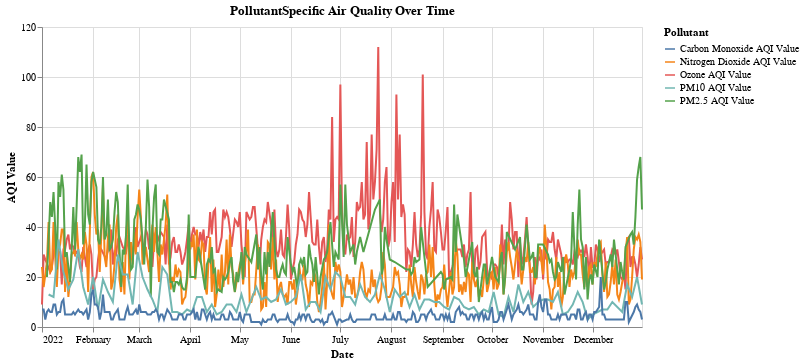

Source (notebook cell):
### Code cell
# Dropdown selector for site names
pollutant_selector = alt.binding_select(options=list(melted_df['Pollutant'].unique()))
pollutant_dropdown = alt.selection_single(fields=['Pollutant'], bind=pollutant_selector, name='Pollutant')


# Line chart with dropdown selector
chart_select2 = alt.Chart(melted_df).mark_line().encode(
    x='Date:T',
    y='AQI Value:Q',
    color='Pollutant:N',
    tooltip='AQI Value').transform_filter(
    pollutant_dropdown
).properties(
    title='PollutantSpecific Air Quality Over Time',
    width=600,
    height=300
).add_selection(
    pollutant_dropdown
)

chart_select2

### Figure 1 — Vega-Lite specification as saved in the notebook (floating-point values rounded to 4 significant figures; data arrays with more than 128 entries replaced by an {"elided": "..."} marker saying what was removed)
{"config": {"view": {"continuousWidth": 300, "continuousHeight": 300}}, "data": {"name": "data-60b3bcb564309bbe8a987fcefbe81bc2"}, "mark": {"type": "line"}, "encoding": {"color": {"field": "Pollutant", "type": "nominal"}, "tooltip": {"field": "AQI Value", "type": "quantitative"}, "x": {"field": "Date", "type": "temporal"}, "y": {"field": "AQI Value", "type": "quantitative"}}, "height": 300, "params": [{"name": "Pollutant", "select": {"type": "point", "fields": ["Pollutant"]}, "bind": {"input": "select", "options": ["Ozone AQI Value", "Nitrogen Dioxide AQI Value", "PM2.5 AQI Value", "PM10 AQI Value", "Carbon Monoxide AQI Value"]}}], "title": "PollutantSpecific Air Quality Over Time", "transform": [{"filter": {"param": "Pollutant"}}], "width": 600, "$schema": "https://vega.github.io/schema/vega-lite/v5.8.0.json", "datasets": {"data-60b3bcb564309bbe8a987fcefbe81bc2": {"elided": "1472 records"}}}
